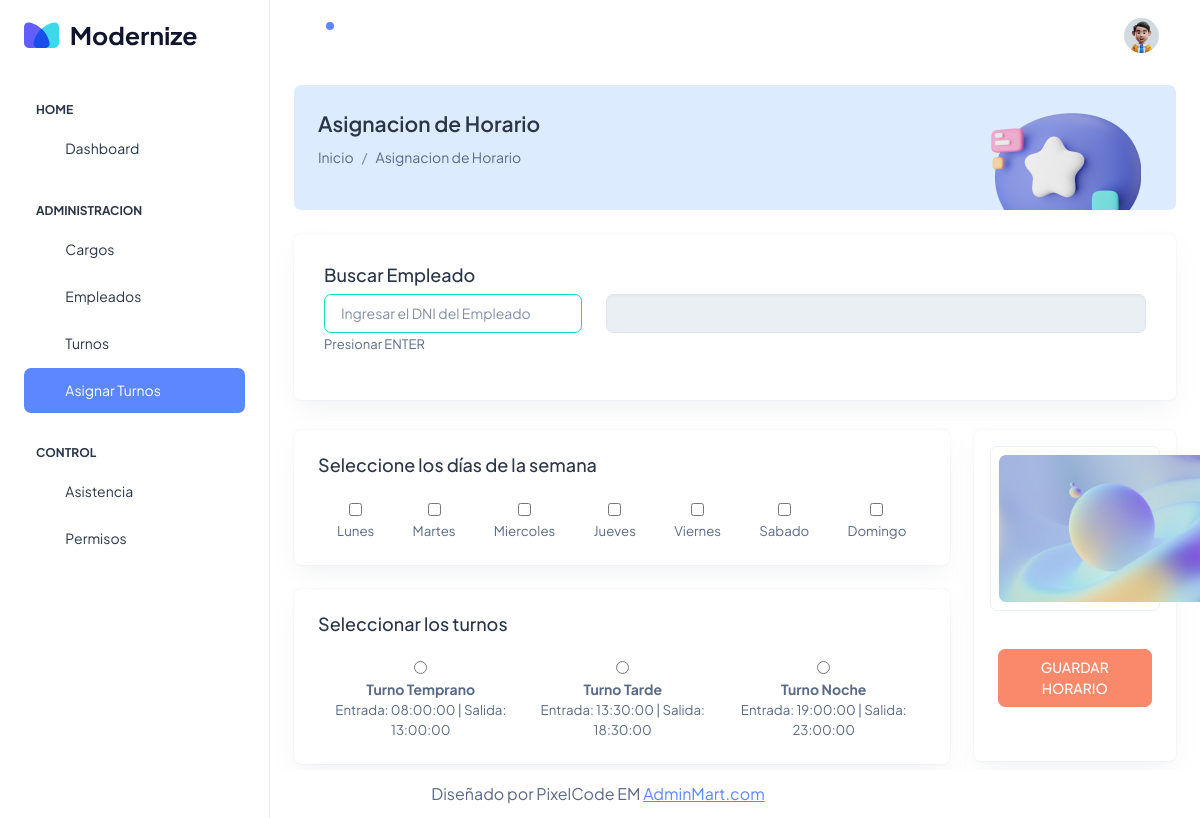
The app's page /gestion_web/Horario/asignar_horario (signed in) with its own data.
### tables this page shows
CREATE TABLE `turnos` (
  `id` int(11) NOT NULL,
  `nombre` varchar(100) NOT NULL,
  `hora_entrada` time NOT NULL,
  `hora_salida` time NOT NULL,
  `estado` enum('activo','inactivo') DEFAULT 'activo',
  `created_at` timestamp NOT NULL DEFAULT current_timestamp(),
  `updated_at` timestamp NOT NULL DEFAULT current_timestamp() ON UPDATE current_timestamp()
);

### gestion_web/Config/App/Autoload.php (called while the page is built, shortened)
<?php
spl_autoload_register(function($class){
    $paths = [
        "Config/App/$class.php",
        "Controllers/$class.php",
        "Models/$class.php"
    ];
});
?>

### gestion_web/Config/App/Controller.php (called while the page is built, shortened)
<?php
    class Controller{
        public function cargarModel()
        {
            $model = get_class($this)."Model";
            $ruta = "Models/".$model.".php";
        }
    }
?>

### gestion_web/Config/App/Conexion.php (called while the page is built)
<?php
class Conexion
{
    private $conect;
    public function __construct()
    {
        $pdo = "mysql:host=" . host . ";port=" . port . "; dbname=" . db . ";charset=" . charset;
        try {
            $this->conect = new PDO($pdo, user, pass);
            $this->conect->setAttribute(PDO::ATTR_ERRMODE, PDO::ERRMODE_EXCEPTION);
        } catch (PDOException $e) {
            echo "Error en la conexión: " . $e->getMessage();
        }
    }
    public function conect()
    {
        return $this->conect;
    }
}

### gestion_web/Config/App/Query.php (called while the page is built, shortened)
<?php
class Query extends Conexion
{
    private $pdo, $con, $sql, $datos;
    public function __construct()
    {
        $this->pdo = new Conexion();
        $this->con = $this->pdo->conect();
    }
    public function selectAll(string $sql)
    {
        $this->sql = $sql;
        $result = $this->con->prepare($this->sql);
        $result->execute();
        $data = $result->fetchAll(PDO::FETCH_ASSOC);
        return $data;
    }
}

### gestion_web/Config/App/Views.php (called while the page is built)
<?php
    class Views{
        public function getView($controlador, $vista, $data = "")
        {
            $controlador = get_class($controlador);
            if($controlador == "Home"){
                $vista = "Views/".$vista.".php";
            }else{
                $vista = "Views/".$controlador."/".$vista.".php";
            }
            require $vista;
        }
    }

### gestion_web/Models/HorarioModel.php (called while the page is built, shortened)
<?php
class HorarioModel extends Query
{
    public function getTurnos()
    {
        $sql = "SELECT * FROM turnos";
        $data = $this->selectAll($sql);
        return $data;
    }
}

### gestion_web/Views/Horario/asignar_horario.php (the view, shortened to what this page needs)
<?php
include "Views/template/head.php";
?>
<?php
include "Views/template/aside.php";
?>
<div class="container-fluid">
    <div class="card bg-info-subtle shadow-none position-relative overflow-hidden mb-4">
        <div class="card-body px-4 py-3">
            <div class="row align-items-center">
                <div class="col-9">
                    <h4 class="fw-semibold mb-8">Asignacion de Horario</h4>
                    <nav aria-label="breadcrumb">
                        <ol class="breadcrumb">
                            <li class="breadcrumb-item">
                                <a class="text-muted text-decoration-none" href="<?= BASE_URL; ?>Administracion/home">Inicio</a>
                            </li>
                            <li class="text-gray breadcrumb-item" aria-current="page">Asignacion de Horario</li>
                        </ol>
                    </nav>
                </div>
                <div class="col-3">
                    <div class="text-center mb-n5">
                        <img src="<?= BASE_URL ?>Assets/img/ChatBc.png" alt="modernize-img" class="img-fluid mb-n4">
                    </div>
                </div>
            </div>
        </div>
    </div>
    <div class="row">
        <div class="col-lg-12">
            <div class="card">
                <div class="card-body">
                    <h4 class="card-title">Buscar Empleado</h4>
                    <form>
                        <div class="row">
                            <div class="col-md-4">
                                <input type="text" class="form-control border-1 border-success" placeholder="Ingresar el DNI del Empleado" autocomplete="off" id="dni" name="dni" onkeyup="buscarEmpleado(event)">
                                <span style="font-size:small">Presionar ENTER</span>
                            </div>
                            <div class="col-md-8">
                                <input type="text" id="empleado" name="empleado" class="form-control" disabled>
                            </div>
                        </div>
                    </form>
                </div>
            </div>
        </div>
    </div>
    <div class="row">
        <div class="col-xl-9">
            <div class="row">
                <div class="col-md-12">
                    <div class="card mb-0">
                        <div class="card-body p-4" id="contenedor-dias">
                            <h4 class="card-title">Seleccione los días de la semana</h4>
                            <div class="row gx-3 mt-4">
                                <div class="d-flex justify-content-between">
                                    <div class="flex-fill text-center">
                                        <input type="checkbox" name="dias[]" id="0" value="0" autocomplete="off">
                                        <div style="font-size:0.95em;">Lunes</div>
                                    </div>
                                    <div class="flex-fill text-center">
                                        <input type="checkbox" name="dias[]" id="1" value="1" autocomplete="off">
                                        <div style="font-size:0.95em;">Martes</div>
                                    </div>
                                    <div class="flex-fill text-center">
                                        <input type="checkbox" name="dias[]" id="2" value="2" autocomplete="off">
                                        <div style="font-size:0.95em;">Miercoles</div>
                                    </div>
                                    <div class="flex-fill text-center">
                                        <input type="checkbox" name="dias[]" id="3" value="3" autocomplete="off">
                                        <div style="font-size:0.95em;">Jueves</div>
                                    </div>
                                    <div class="flex-fill text-center">
                                        <input type="checkbox" name="dias[]" id="4" value="4" autocomplete="off">
                                        <div style="font-size:0.95em;">Viernes</div>
                                    </div>
                                    <div class="flex-fill text-center">
                                        <input type="checkbox" name="dias[]" id="5" value="5" autocomplete="off">
                                        <div style="font-size:0.95em;">Sabado</div>
                                    </div>
                                    <div class="flex-fill text-center">
                                        <input type="checkbox" name="dias[]" id="6" value="6" autocomplete="off">
                                        <div style="font-size:0.95em;">Domingo</div>
                                    </div>
                                </div>
                            </div>
                        </div>
                    </div>
                </div>
                <div class="col-md-12 mt-4">
                    <div class="card">
                        <div class="card-body p-4">
                            <h4 class="card-title">Seleccionar los turnos</h4>
                            <div class="row gx-3 mt-4">
                                <div class="d-flex justify-content-between">
                                    <?php foreach ($data['turnos'] as $turno) { ?>
                                        <div class="flex-fill text-center">
                                            <input type="radio" name="turno" id="turno<?= $turno['id'] ?>" value="<?= $turno['id'] ?>" autocomplete="off">
                                            <br><strong><?= $turno['nombre'] ?></strong><br>
                                            <div style="font-size:0.95em;">Entrada: <?= $turno['hora_entrada'] ?> | Salida: <?= $turno['hora_salida'] ?></div>
                                        </div>
                                    <?php } ?>
                                </div>
                            </div>
                        </div>
                    </div>
                </div>
            </div>
        </div>
        <div class="col-md-6 col-xl-3">
            <div class="card">
                <div class="card-body p-3">
                    <div class="mt-12 card p-2 rounded shadow-none border">
                        <div class="d-flex align-items-center">
                            <img src="<?= BASE_URL; ?>Assets/img/blog-img5.jpg" class="rounded" alt="album" width="220">
                        </div>
                    </div>
                    <div class="mt-4 p-2 card rounded shadow-none">
                        <div class="flex-fill text-center">
                            <button onclick="asignarHorario()" class="btn btn-danger">GUARDAR HORARIO</button>
                        </div>
                    </div>
                </div>
            </div>
        </div>
    </div>
</div>
<?php
include "Views/template/footer.php";
?>

### gestion_web/index.php (shortened to what this page needs)
<?php
$ruta = !empty($_GET['url']) ? $_GET['url'] : "Home/index";
$array = explode("/", $ruta);
$controller = $array[0];
$metodo = "index";
$parametro = "";
if (!empty($array[1])) {
    if ($array[1] != "") {
        $metodo = $array[1];
    }
}
require_once "Config/App/Autoload.php";
$dirControllers = "Controllers/" . $controller . ".php";
if (file_exists($dirControllers)) {
    $controller = new $controller();
    if (method_exists($controller, $metodo)) {
        $controller->$metodo($parametro);
    } else {
        header('Location: '. BASE_URL. 'Errors/methodo');
    }
} else {
    header('Location: '. BASE_URL. 'Errors');
}

### gestion_web/Controllers/Horario.php (shortened to what this page needs)
<?php
class Horario extends Controller
{
    public function asignar_horario()
    {
        $id_usuario = $_SESSION['id_usuario'];
        if ($id_usuario) {
            $data['empleados'] = $this->model->getEmpleados();
            $data['turnos'] = $this->model->getTurnos();
            $this->views->getView($this, "asignar_horario", $data);
        }else {
            header("Location: " . BASE_URL);
        }
    }
}
?>

### gestion_web/Views/template/head.php (shortened to what this page needs)
<?php
$directorio = $_SERVER['REQUEST_URI'];
$path = parse_url($directorio, PHP_URL_PATH);
$componentes = explode('/', $path);
$page = isset($componentes[3]) ? $componentes[3] : '';
$page .= isset($componentes[4]) ? '/' . $componentes[4] : '';
?>
<!doctype html>
<html lang="en">
<head>
  <link rel="stylesheet" href="<?= BASE_URL; ?>Assets/dist/css/styles.min.css" />
  <link rel="stylesheet" href="https://cdn.datatables.net/1.13.4/css/dataTables.bootstrap5.min.css" />
  <link href="https://cdn.jsdelivr.net/npm/sweetalert2@11/dist/sweetalert2.min.css" rel="stylesheet">
</head>
<body>
  <div class="page-wrapper" id="main-wrapper" data-layout="vertical" data-navbarbg="skin6" data-sidebartype="full"
    data-sidebar-position="fixed" data-header-position="fixed">

### gestion_web/Views/template/aside.php (shortened to what this page needs)
<aside class="left-sidebar">
  <div>
    <div class="brand-logo d-flex align-items-center justify-content-between">
      <a href="#" class="text-nowrap logo-img">
        <img src="<?= BASE_URL; ?>Assets/dist/img/logos/dark-logo.svg" width="180" alt="" />
      </a>
    </div>
    <nav class="sidebar-nav scroll-sidebar" data-simplebar="">
      <ul id="sidebarnav">
        <li class="nav-small-cap">
          <span class="hide-menu">Home</span>
        </li>
        <li class="sidebar-item">
          <a class="sidebar-link <?= $page  == "Administracion/home" ? 'active' : ''; ?>" href="<?= BASE_URL ?>Administracion/home" aria-expanded="false">
            <span>
              <i class="ti ti-layout-dashboard"></i>
            </span>
            <span class="hide-menu">Dashboard</span>
          </a>
        </li>
        <li class="nav-small-cap">
          <span class="hide-menu">ADMINISTRACION</span>
        </li>
        <li class="sidebar-item">
          <a class="sidebar-link <?= $page  == "Cargo/" ? 'active' : ''; ?>" href="<?= BASE_URL ?>Cargo/" aria-expanded="false">
            <span>
              <i class="ti ti-article"></i>
            </span>
            <span class="hide-menu">Cargos</span>
          </a>
        </li>
        <li class="sidebar-item">
          <a class="sidebar-link <?= $page  == "Empleado/" ? 'active' : ''; ?>" href="<?= BASE_URL ?>Empleado/" aria-expanded="false">
            <span>
              <i class="ti ti-user-plus"></i>
            </span>
            <span class="hide-menu">Empleados</span>
          </a>
        </li>
        <li class="sidebar-item">
          <a class="sidebar-link <?= $page  == "Horario/" ? 'active' : ''; ?>" href="<?= BASE_URL ?>Horario/" aria-expanded="false">
            <span>
              <i class="ti ti-typography"></i>
            </span>
            <span class="hide-menu">Turnos</span>
          </a>
        </li>
        <li class="sidebar-item">
          <a class="sidebar-link <?= $page  == "Horario/asignar_horario" ? 'active' : ''; ?>" href="<?= BASE_URL ?>Horario/asignar_horario" aria-expanded="false">
            <span>
              <i class="ti ti-file-description"></i>
            </span>
            <span class="hide-menu">Asignar Turnos</span>
          </a>
        </li>
        <li class="nav-small-cap">
          <span class="hide-menu">CONTROL</span>
        </li>
        <li class="sidebar-item">
          <a class="sidebar-link <?= strpos($_SERVER['REQUEST_URI'], 'Asistencia') !== false ? 'active' : ''; ?>"
            href="<?= BASE_URL ?>Asistencia" aria-expanded="false">
            <span>
              <i class="ti ti-aperture"></i>
            </span>
            <span class="hide-menu">Asistencia</span>
          </a>
        </li>
        <li class="sidebar-item">
          <a class="sidebar-link <?= $page  == "Permiso/" ? 'active' : ''; ?>" href="<?= BASE_URL ?>Permiso/" aria-expanded="false">
            <span>
              <i class="ti ti-alert-circle"></i>
            </span>
            <span class="hide-menu">Permisos</span>
          </a>
        </li>
      </ul>
    </nav>
  </div>
</aside>
<div class="body-wrapper">
  <header class="app-header">
    <nav class="navbar navbar-expand-lg navbar-light">
      <ul class="navbar-nav">
        <li class="nav-item">
          <a class="nav-link nav-icon-hover" href="javascript:void(0)">
            <i class="ti ti-bell-ringing"></i>
            <div class="notification bg-primary rounded-circle"></div>
          </a>
        </li>
      </ul>
      <div class="navbar-collapse justify-content-end px-0" id="navbarNav">
        <ul class="navbar-nav flex-row ms-auto align-items-center justify-content-end">
          <li class="nav-item dropdown">
            <a class="nav-link nav-icon-hover" href="javascript:void(0)" id="drop2" data-bs-toggle="dropdown"
              aria-expanded="false">
              <img src="<?= BASE_URL; ?>Assets/dist/img/profile/user-1.jpg" alt="" width="35" height="35" class="rounded-circle">
            </a>
          </li>
        </ul>
      </div>
    </nav>
  </header>

### gestion_web/Views/template/footer.php (shortened to what this page needs)
<div class="py-6 px-6 text-center" style="position: fixed; bottom: 0; left: 0; width: 100%; background-color: #fff;">
    <p class="mb-0 fs-4">Diseñado por PixelCode EM <a href="https://adminmart.com/" target="_blank" class="pe-1 text-primary text-decoration-underline">AdminMart.com</a></p>
</div>
</div>
</div>
</body>
</html>

### records on screen
turnos: nombre "Turno Temprano", hora_entrada "08:00:00", hora_salida "13:00:00"
turnos: nombre "Turno Tarde", hora_entrada "13:30:00", hora_salida "18:30:00"
turnos: nombre "Turno Noche", hora_entrada "19:00:00", hora_salida "23:00:00"
